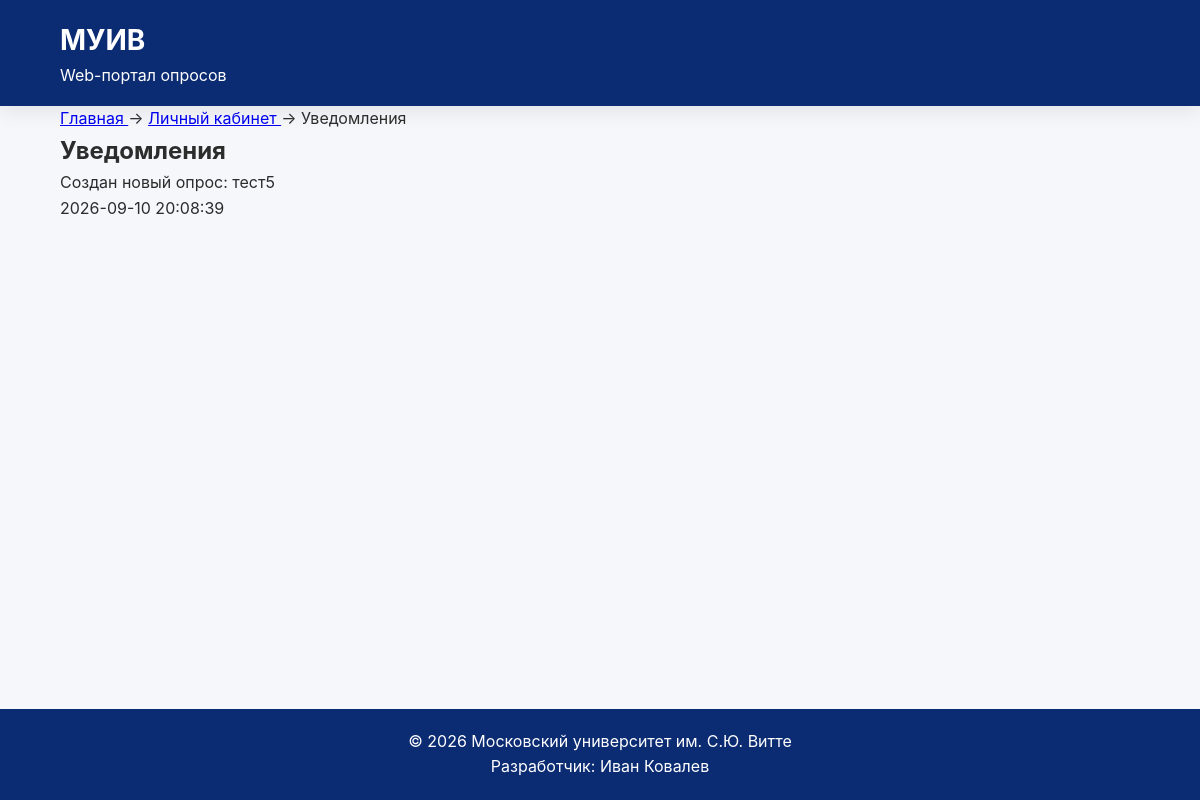
The page /my-notifications.php (signed in) on the database its author committed.
### tables this page shows
CREATE TABLE `notifications` (
  `NOT_ID` int(11) NOT NULL,
  `NOT_USER_ID` int(11) NOT NULL,
  `NOT_TEXT` text NOT NULL,
  `NOT_DATE` datetime NOT NULL DEFAULT current_timestamp(),
  `NOT_STATUS` varchar(30) NOT NULL
);

### my-notifications.php (the view, shortened to what this page needs)
<?php
require_once __DIR__ . '/db.php';
$sql = "SELECT * FROM notifications
        WHERE NOT_USER_ID = ?
        ORDER BY NOT_DATE DESC";
$stmt = $pdo->prepare($sql);
$stmt->execute([$_SESSION['user_id']]);
$notifications = $stmt->fetchAll(PDO::FETCH_ASSOC);
?>
<!DOCTYPE html>
<html lang="ru">
<head>
    <link rel="stylesheet" href="css/style.css">
</head>
<body>
<header>
    <div class="container">
        <div class="logo">
            <a href="index.php">
                <span>МУИВ</span>
                <small>Web-портал опросов</small>
            </a>
        </div>
    </div>
</header>
<main>
<section class="teacher-panel">
    <div class="container">
        <div class="breadcrumbs">
            <a href="index.php">
                Главная
            </a>
            <span>→</span>
            <a href="profile.php">
                Личный кабинет
            </a>
            <span>→</span>
            <span>
                Уведомления
            </span>
        </div>
        <h1>Уведомления</h1>
        <?php if (count($notifications) > 0): ?>
            <?php foreach ($notifications as $notification): ?>
                <div class="teacher-card">
                    <p>
                        <?= htmlspecialchars($notification['NOT_TEXT']) ?>
                    </p>
                    <p>
                        <?= htmlspecialchars($notification['NOT_DATE']) ?>
                    </p>
                </div>
                <br>
            <?php endforeach; ?>
        <?php else: ?>
            <div class="teacher-card">
                <p>Уведомлений пока нет.</p>
            </div>
        <?php endif; ?>
    </div>
</section>
</main>
<footer>
    © 2026 Московский университет им. С.Ю. Витте
    <br>
    Разработчик: Иван Ковалев
</footer>
</body>
</html>

### css/style.css (style rules this page uses)
* { margin: 0; padding: 0; box-sizing: border-box; }
:root { --primary:#0b2b72; --primary-dark:#16235A; --secondary:#8B1E3F; --secondary-dark:#6F1732; --background:#F5F7FA; --white:#FFFFFF; --text:#2C2C2C; --border:#D8DCE5; --radius:12px; --shadow:0 6px 20px rgba(0,0,0,.08); --transition:.25s; }
body { font-family: 'Inter', sans-serif; background:var(--background); color:var(--text); line-height:1.6; }
.container { width:90%; max-width:1200px; margin:auto; }
header { background:var(--primary); color:white; padding:18px 0; box-shadow:var(--shadow); }
header .container { display:flex; justify-content:space-between; align-items:center; }
.logo { font-size:24px; font-weight:700; }
.logo a { display:flex; flex-direction:column; text-decoration:none; color:white; }
.logo span { font-size:28px; color:white; }
.logo small { font-size:16px; font-weight:400; color:white; }
html { height:100%; }
body { min-height:100%; display:flex; flex-direction:column; }
main { flex:1; }
footer { background:var(--primary); color:white; text-align:center; padding:20px; margin-top:60px; }

### rows shown on the page
notifications: NOT_TEXT "Создан новый опрос: тест5", NOT_DATE "2026-09-10 20:08:39"
